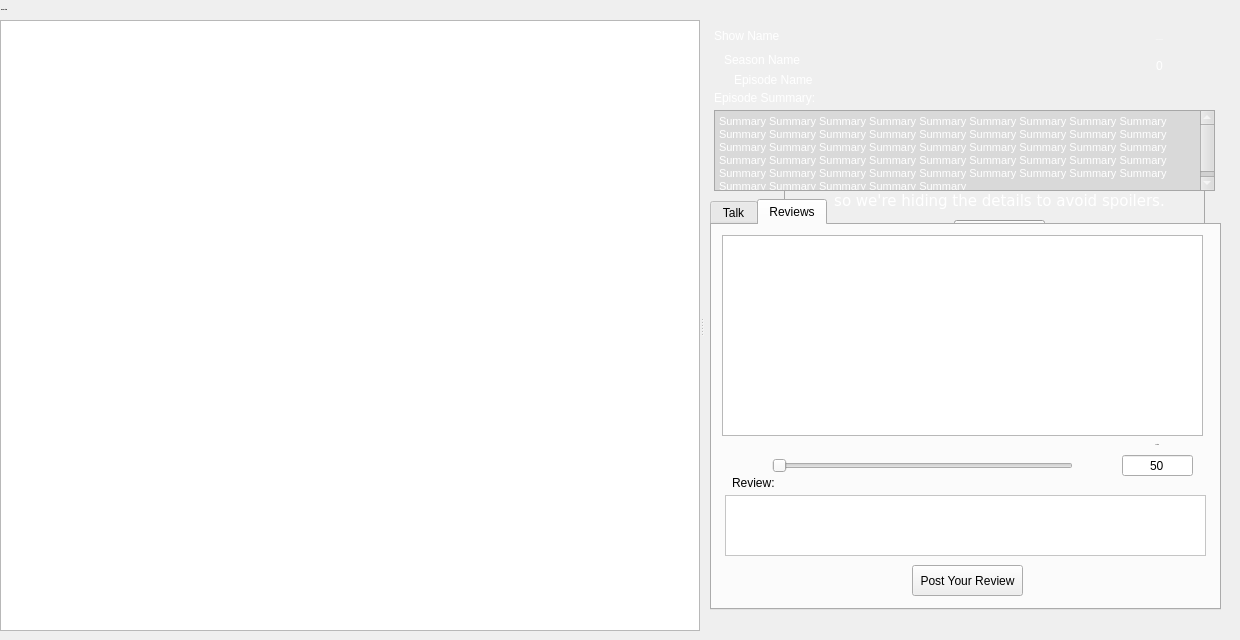
        <widget class="QWidget" name="page_5">
         <widget class="QLabel" name="mediaItemTopText">
          <property name="geometry">
           <rect>
            <x>1</x>
            <y>1</y>
            <width>87</width>
            <height>17</height>
           </rect>
          </property>
          <property name="maximumSize">
           <size>
            <width>16777215</width>
            <height>30</height>
           </size>
          </property>
          <property name="font">
           <font>
            <family>verdana</family>
            <pointsize>-1</pointsize>
            <weight>75</weight>
            <italic>false</italic>
            <bold>true</bold>
           </font>
          </property>
          <property name="text">
           <string>Media Item</string>
          </property>
         </widget>
         <widget class="QSplitter" name="mediaItemSplitter">
          <property name="geometry">
           <rect>
            <x>0</x>
            <y>20</y>
            <width>1231</width>
            <height>611</height>
           </rect>
          </property>
          <property name="orientation">
           <enum>Qt::Horizontal</enum>
          </property>
          <widget class="QTreeWidget" name="mediaItemTree">
           <property name="maximumSize">
            <size>
             <width>700</width>
             <height>16777215</height>
            </size>
           </property>
           <property name="headerHidden">
            <bool>true</bool>
           </property>
           <column>
            <property name="text">
             <string>Show</string>
            </property>
           </column>
          </widget>
          <widget class="QFrame" name="mediaItemFrame">
           <property name="palette">
            <palette>
             <active>
              <colorrole role="WindowText">
               <brush brushstyle="SolidPattern">
                <color alpha="255">
                 <red>255</red>
                 <green>255</green>
                 <blue>255</blue>
                </color>
               </brush>
              </colorrole>
              <colorrole role="Button">
               <brush brushstyle="SolidPattern">
                <color alpha="255">
                 <red>217</red>
                 <green>217</green>
                 <blue>217</blue>
                </color>
               </brush>
              </colorrole>
              <colorrole role="Light">
               <brush brushstyle="SolidPattern">
                <color alpha="255">
                 <red>0</red>
                 <green>0</green>
                 <blue>0</blue>
                </color>
               </brush>
              </colorrole>
              <colorrole role="Midlight">
               <brush brushstyle="SolidPattern">
                <color alpha="255">
                 <red>0</red>
                 <green>0</green>
                 <blue>0</blue>
                </color>
               </brush>
              </colorrole>
              <colorrole role="Dark">
               <brush brushstyle="SolidPattern">
                <color alpha="255">
                 <red>0</red>
                 <green>0</green>
                 <blue>0</blue>
                </color>
               </brush>
              </colorrole>
              <colorrole role="Mid">
               <brush brushstyle="SolidPattern">
                <color alpha="255">
                 <red>0</red>
                 <green>0</green>
                 <blue>0</blue>
                </color>
               </brush>
              </colorrole>
              <colorrole role="Text">
               <brush brushstyle="SolidPattern">
                <color alpha="255">
                 <red>255</red>
                 <green>255</green>
                 <blue>255</blue>
                </color>
               </brush>
              </colorrole>
              <colorrole role="BrightText">
               <brush brushstyle="SolidPattern">
                <color alpha="255">
                 <red>255</red>
                 <green>255</green>
                 <blue>255</blue>
                </color>
               </brush>
              </colorrole>
              <colorrole role="ButtonText">
               <brush brushstyle="SolidPattern">
                <color alpha="255">
                 <red>255</red>
                 <green>255</green>
                 <blue>255</blue>
                </color>
               </brush>
              </colorrole>
              <colorrole role="Base">
               <brush brushstyle="SolidPattern">
                <color alpha="255">
                 <red>217</red>
                 <green>217</green>
                 <blue>217</blue>
                </color>
               </brush>
              </colorrole>
              <colorrole role="Window">
               <brush brushstyle="SolidPattern">
                <color alpha="255">
                 <red>217</red>
                 <green>217</green>
                 <blue>217</blue>
                </color>
               </brush>
              </colorrole>
              <colorrole role="Shadow">
               <brush brushstyle="SolidPattern">
                <color alpha="255">
                 <red>0</red>
                 <green>0</green>
                 <blue>0</blue>
                </color>
               </brush>
              </colorrole>
              <colorrole role="AlternateBase">
               <brush brushstyle="SolidPattern">
                <color alpha="255">
                 <red>0</red>
                 <green>0</green>
                 <blue>0</blue>
                </color>
               </brush>
              </colorrole>
              <colorrole role="ToolTipBase">
               <brush brushstyle="SolidPattern">
                <color alpha="255">
                 <red>255</red>
                 <green>255</green>
                 <blue>220</blue>
                </color>
               </brush>
              </colorrole>
              <colorrole role="ToolTipText">
               <brush brushstyle="SolidPattern">
                <color alpha="255">
                 <red>0</red>
                 <green>0</green>
                 <blue>0</blue>
                </color>
               </brush>
              </colorrole>
             </active>
             <inactive>
              <colorrole role="WindowText">
               <brush brushstyle="SolidPattern">
                <color alpha="255">
                 <red>255</red>
                 <green>255</green>
                 <blue>255</blue>
                </color>
               </brush>
              </colorrole>
              <colorrole role="Button">
               <brush brushstyle="SolidPattern">
                <color alpha="255">
                 <red>217</red>
                 <green>217</green>
                 <blue>217</blue>
                </color>
               </brush>
              </colorrole>
              <colorrole role="Light">
               <brush brushstyle="SolidPattern">
                <color alpha="255">
                 <red>0</red>
                 <green>0</green>
                 <blue>0</blue>
                </color>
               </brush>
              </colorrole>
              <colorrole role="Midlight">
               <brush brushstyle="SolidPattern">
                <color alpha="255">
                 <red>0</red>
                 <green>0</green>
                 <blue>0</blue>
                </color>
               </brush>
              </colorrole>
              <colorrole role="Dark">
               <brush brushstyle="SolidPattern">
                <color alpha="255">
                 <red>0</red>
                 <green>0</green>
                 <blue>0</blue>
                </color>
               </brush>
              </colorrole>
              <colorrole role="Mid">
               <brush brushstyle="SolidPattern">
                <color alpha="255">
                 <red>0</red>
                 <green>0</green>
                 <blue>0</blue>
                </color>
               </brush>
              </colorrole>
              <colorrole role="Text">
               <brush brushstyle="SolidPattern">
                <color alpha="255">
                 <red>255</red>
                 <green>255</green>
                 <blue>255</blue>
                </color>
               </brush>
              </colorrole>
              <colorrole role="BrightText">
               <brush brushstyle="SolidPattern">
                <color alpha="255">
                 <red>255</red>
                 <green>255</green>
                 <blue>255</blue>
                </color>
               </brush>
              </colorrole>
              <colorrole role="ButtonText">
               <brush brushstyle="SolidPattern">
                <color alpha="255">
                 <red>255</red>
                 <green>255</green>
                 <blue>255</blue>
                </color>
               </brush>
              </colorrole>
              <colorrole role="Base">
               <brush brushstyle="SolidPattern">
                <color alpha="255">
                 <red>217</red>
                 <green>217</green>
                 <blue>217</blue>
                </color>
               </brush>
              </colorrole>
              <colorrole role="Window">
               <brush brushstyle="SolidPattern">
                <color alpha="255">
                 <red>217</red>
                 <green>217</green>
                 <blue>217</blue>
                </color>
               </brush>
              </colorrole>
              <colorrole role="Shadow">
               <brush brushstyle="SolidPattern">
                <color alpha="255">
                 <red>0</red>
                 <green>0</green>
                 <blue>0</blue>
                </color>
               </brush>
              </colorrole>
              <colorrole role="AlternateBase">
               <brush brushstyle="SolidPattern">
                <color alpha="255">
                 <red>0</red>
                 <green>0</green>
                 <blue>0</blue>
                </color>
               </brush>
              </colorrole>
              <colorrole role="ToolTipBase">
               <brush brushstyle="SolidPattern">
                <color alpha="255">
                 <red>255</red>
                 <green>255</green>
                 <blue>220</blue>
                </color>
               </brush>
              </colorrole>
              <colorrole role="ToolTipText">
               <brush brushstyle="SolidPattern">
                <color alpha="255">
                 <red>0</red>
                 <green>0</green>
                 <blue>0</blue>
                </color>
               </brush>
              </colorrole>
             </inactive>
             <disabled>
              <colorrole role="WindowText">
               <brush brushstyle="SolidPattern">
                <color alpha="255">
                 <red>0</red>
                 <green>0</green>
                 <blue>0</blue>
                </color>
               </brush>
              </colorrole>
              <colorrole role="Button">
               <brush brushstyle="SolidPattern">
                <color alpha="255">
                 <red>217</red>
                 <green>217</green>
                 <blue>217</blue>
                </color>
               </brush>
              </colorrole>
              <colorrole role="Light">
               <brush brushstyle="SolidPattern">
                <color alpha="255">
                 <red>0</red>
                 <green>0</green>
                 <blue>0</blue>
                </color>
               </brush>
              </colorrole>
              <colorrole role="Midlight">
               <brush brushstyle="SolidPattern">
                <color alpha="255">
                 <red>0</red>
                 <green>0</green>
                 <blue>0</blue>
                </color>
               </brush>
              </colorrole>
              <colorrole role="Dark">
               <brush brushstyle="SolidPattern">
                <color alpha="255">
                 <red>0</red>
                 <green>0</green>
                 <blue>0</blue>
                </color>
               </brush>
              </colorrole>
              <colorrole role="Mid">
               <brush brushstyle="SolidPattern">
                <color alpha="255">
                 <red>0</red>
                 <green>0</green>
                 <blue>0</blue>
                </color>
               </brush>
              </colorrole>
              <colorrole role="Text">
               <brush brushstyle="SolidPattern">
                <color alpha="255">
                 <red>0</red>
                 <green>0</green>
                 <blue>0</blue>
                </color>
               </brush>
              </colorrole>
              <colorrole role="BrightText">
               <brush brushstyle="SolidPattern">
                <color alpha="255">
                 <red>255</red>
                 <green>255</green>
                 <blue>255</blue>
                </color>
               </brush>
              </colorrole>
              <colorrole role="ButtonText">
               <brush brushstyle="SolidPattern">
                <color alpha="255">
                 <red>0</red>
                 <green>0</green>
                 <blue>0</blue>
                </color>
               </brush>
              </colorrole>
              <colorrole role="Base">
               <brush brushstyle="SolidPattern">
                <color alpha="255">
                 <red>217</red>
                 <green>217</green>
                 <blue>217</blue>
                </color>
               </brush>
              </colorrole>
              <colorrole role="Window">
               <brush brushstyle="SolidPattern">
                <color alpha="255">
                 <red>217</red>
                 <green>217</green>
                 <blue>217</blue>
                </color>
               </brush>
              </colorrole>
              <colorrole role="Shadow">
               <brush brushstyle="SolidPattern">
                <color alpha="255">
                 <red>0</red>
                 <green>0</green>
                 <blue>0</blue>
                </color>
               </brush>
              </colorrole>
              <colorrole role="AlternateBase">
               <brush brushstyle="SolidPattern">
                <color alpha="255">
                 <red>0</red>
                 <green>0</green>
                 <blue>0</blue>
                </color>
               </brush>
              </colorrole>
              <colorrole role="ToolTipBase">
               <brush brushstyle="SolidPattern">
                <color alpha="255">
                 <red>255</red>
                 <green>255</green>
                 <blue>220</blue>
                </color>
               </brush>
              </colorrole>
              <colorrole role="ToolTipText">
               <brush brushstyle="SolidPattern">
                <color alpha="255">
                 <red>0</red>
                 <green>0</green>
                 <blue>0</blue>
                </color>
               </brush>
              </colorrole>
             </disabled>
            </palette>
           </property>
           <widget class="QLabel" name="episodeName">
            <property name="geometry">
             <rect>
              <x>30</x>
              <y>50</y>
              <width>361</width>
              <height>20</height>
             </rect>
            </property>
            <property name="text">
             <string>Episode Name</string>
            </property>
           </widget>
           <widget class="QLabel" name="seasonName">
            <property name="geometry">
             <rect>
              <x>20</x>
              <y>30</y>
              <width>201</width>
              <height>20</height>
             </rect>
            </property>
            <property name="text">
             <string>Season Name</string>
            </property>
           </widget>
           <widget class="QLabel" name="showName">
            <property name="geometry">
             <rect>
              <x>10</x>
              <y>0</y>
              <width>381</width>
              <height>31</height>
             </rect>
            </property>
            <property name="text">
             <string>Show Name</string>
            </property>
           </widget>
           <widget class="QFrame" name="frame">
            <property name="geometry">
             <rect>
              <x>80</x>
              <y>110</y>
              <width>421</width>
              <height>121</height>
             </rect>
            </property>
            <property name="frameShape">
             <enum>QFrame::StyledPanel</enum>
            </property>
            <property name="frameShadow">
             <enum>QFrame::Raised</enum>
            </property>
            <widget class="QLabel" name="watchedWarning">
             <property name="geometry">
              <rect>
               <x>0</x>
               <y>0</y>
               <width>431</width>
               <height>81</height>
              </rect>
             </property>
             <property name="font">
              <font>
               <family>verdana</family>
               <pointsize>-1</pointsize>
               <weight>75</weight>
               <italic>false</italic>
               <bold>true</bold>
              </font>
             </property>
             <property name="text">
              <string>&lt;html&gt;&lt;head/&gt;&lt;body&gt;&lt;p align=&quot;center&quot;&gt;&lt;span style=&quot; font-size:12pt;&quot;&gt;Spoiler Alert!&lt;/span&gt;&lt;/p&gt;&lt;p align=&quot;center&quot;&gt;&lt;span style=&quot; font-size:11pt; font-weight:400;&quot;&gt;This episode hasn't been added to your watched list yet, &lt;/span&gt;&lt;/p&gt;&lt;p align=&quot;center&quot;&gt;&lt;span style=&quot; font-size:11pt; font-weight:400;&quot;&gt;so we're hiding the details to avoid spoilers.&lt;/span&gt;&lt;/p&gt;&lt;/body&gt;&lt;/html&gt;</string>
             </property>
             <property name="textFormat">
              <enum>Qt::RichText</enum>
             </property>
            </widget>
            <widget class="QPushButton" name="watchedConfirmButton">
             <property name="geometry">
              <rect>
               <x>170</x>
               <y>90</y>
               <width>91</width>
               <height>23</height>
              </rect>
             </property>
             <property name="text">
              <string>I've seen it!</string>
             </property>
            </widget>
            <zorder>watchedConfirmButton</zorder>
            <zorder>watchedWarning</zorder>
           </widget>
           <widget class="QTabWidget" name="commentTabWidget">
            <property name="geometry">
             <rect>
              <x>6</x>
              <y>179</y>
              <width>511</width>
              <height>411</height>
             </rect>
            </property>
            <property name="styleSheet">
             <string notr="true">QTextEdit {
background-color: white;
}</string>
            </property>
            <property name="currentIndex">
             <number>1</number>
            </property>
            <widget class="QWidget" name="talkTab">
             <attribute name="title">
              <string>Talk</string>
             </attribute>
             <widget class="QTextEdit" name="commentBox">
              <property name="geometry">
               <rect>
                <x>10</x>
                <y>260</y>
                <width>481</width>
                <height>71</height>
               </rect>
              </property>
             </widget>
             <widget class="QPushButton" name="commentButton">
              <property name="geometry">
               <rect>
                <x>210</x>
                <y>340</y>
                <width>101</width>
                <height>31</height>
               </rect>
              </property>
              <property name="text">
               <string>Post Your Reply</string>
              </property>
             </widget>
             <widget class="QTableWidget" name="commentTable">
              <property name="geometry">
               <rect>
                <x>10</x>
                <y>10</y>
                <width>481</width>
                <height>231</height>
               </rect>
              </property>
              <property name="editTriggers">
               <set>QAbstractItemView::NoEditTriggers</set>
              </property>
             </widget>
             <widget class="QLabel" name="commentBoxLabel">
              <property name="geometry">
               <rect>
                <x>10</x>
                <y>240</y>
                <width>61</width>
                <height>16</height>
               </rect>
              </property>
              <property name="text">
               <string>Comment:</string>
              </property>
             </widget>
            </widget>
            <widget class="QWidget" name="reviewTab">
             <attribute name="title">
              <string>Reviews</string>
             </attribute>
             <widget class="QPushButton" name="reviewButton">
              <property name="geometry">
               <rect>
                <x>200</x>
                <y>340</y>
                <width>111</width>
                <height>31</height>
               </rect>
              </property>
              <property name="text">
               <string>Post Your Review</string>
              </property>
             </widget>
             <widget class="QTextEdit" name="reviewCommentBox">
              <property name="geometry">
               <rect>
                <x>13</x>
                <y>270</y>
                <width>481</width>
                <height>61</height>
               </rect>
              </property>
             </widget>
             <widget class="QSlider" name="ratingMeter">
              <property name="geometry">
               <rect>
                <x>60</x>
                <y>230</y>
                <width>301</width>
                <height>22</height>
               </rect>
              </property>
              <property name="orientation">
               <enum>Qt::Horizontal</enum>
              </property>
             </widget>
             <widget class="QTableWidget" name="reviewTable">
              <property name="geometry">
               <rect>
                <x>10</x>
                <y>10</y>
                <width>481</width>
                <height>201</height>
               </rect>
              </property>
              <property name="editTriggers">
               <set>QAbstractItemView::NoEditTriggers</set>
              </property>
             </widget>
             <widget class="QLabel" name="thumbsUpIcon">
              <property name="geometry">
               <rect>
                <x>370</x>
                <y>220</y>
                <width>31</width>
                <height>31</height>
               </rect>
              </property>
              <property name="text">
               <string/>
              </property>
              <property name="pixmap">
               <pixmap resource="../Resources/resources.qrc">:/images/Images/thumbs_up.png</pixmap>
              </property>
             </widget>
             <widget class="QLabel" name="thumbsDownIcon">
              <property name="geometry">
               <rect>
                <x>20</x>
                <y>220</y>
                <width>31</width>
                <height>41</height>
               </rect>
              </property>
              <property name="text">
               <string/>
              </property>
              <property name="pixmap">
               <pixmap resource="../Resources/resources.qrc">:/images/Images/thumbs_down.png</pixmap>
              </property>
             </widget>
             <widget class="QLabel" name="ratingLabel">
              <property name="geometry">
               <rect>
                <x>410</x>
                <y>210</y>
                <width>71</width>
                <height>20</height>
               </rect>
              </property>
              <property name="font">
               <font>
                <family>verdana</family>
                <pointsize>-1</pointsize>
                <weight>50</weight>
                <italic>false</italic>
                <bold>false</bold>
               </font>
              </property>
              <property name="text">
               <string>Rating:</string>
              </property>
              <property name="alignment">
               <set>Qt::AlignCenter</set>
              </property>
             </widget>
             <widget class="QLabel" name="reviewCommentBoxLabel">
              <property name="geometry">
               <rect>
                <x>20</x>
                <y>250</y>
                <width>51</width>
                <height>16</height>
               </rect>
              </property>
              <property name="text">
               <string>Review:</string>
              </property>
             </widget>
             <widget class="QLineEdit" name="ratingNumber">
              <property name="geometry">
               <rect>
                <x>410</x>
                <y>230</y>
                <width>71</width>
                <height>21</height>
               </rect>
              </property>
              <property name="text">
               <string>50</string>
              </property>
              <property name="alignment">
               <set>Qt::AlignCenter</set>
              </property>
             </widget>
            </widget>
           </widget>
           <widget class="QLabel" name="overallRatingLabel">
            <property name="geometry">
             <rect>
              <x>400</x>
              <y>10</y>
              <width>111</width>
              <height>20</height>
             </rect>
            </property>
            <property name="font">
             <font>
              <family>verdana</family>
              <pointsize>-1</pointsize>
              <weight>50</weight>
              <italic>false</italic>
              <bold>false</bold>
             </font>
            </property>
            <property name="frameShape">
             <enum>QFrame::NoFrame</enum>
            </property>
            <property name="text">
             <string>Overall Rating:</string>
            </property>
            <property name="alignment">
             <set>Qt::AlignCenter</set>
            </property>
           </widget>
           <widget class="QLabel" name="episodeRatingNum">
            <property name="geometry">
             <rect>
              <x>400</x>
              <y>30</y>
              <width>111</width>
              <height>31</height>
             </rect>
            </property>
            <property name="frameShape">
             <enum>QFrame::NoFrame</enum>
            </property>
            <property name="text">
             <string>0</string>
            </property>
            <property name="alignment">
             <set>Qt::AlignCenter</set>
            </property>
           </widget>
           <widget class="QTextEdit" name="episodeSummary">
            <property name="geometry">
             <rect>
              <x>10</x>
              <y>90</y>
              <width>501</width>
              <height>81</height>
             </rect>
            </property>
            <property name="readOnly">
             <bool>true</bool>
            </property>
            <property name="html">
             <string>&lt;!DOCTYPE HTML PUBLIC &quot;-//W3C//DTD HTML 4.0//EN&quot; &quot;http://www.w3.org/TR/REC-html40/strict.dtd&quot;&gt;
&lt;html&gt;&lt;head&gt;&lt;meta name=&quot;qrichtext&quot; content=&quot;1&quot; /&gt;&lt;style type=&quot;text/css&quot;&gt;
p, li { white-space: pre-wrap; }
&lt;/style&gt;&lt;/head&gt;&lt;body style=&quot; font-family:'tahoma'; font-size:12px; font-weight:400; font-style:normal;&quot;&gt;
&lt;p style=&quot; margin-top:0px; margin-bottom:0px; margin-left:0px; margin-right:0px; -qt-block-indent:0; text-indent:0px;&quot;&gt;&lt;span style=&quot; font-family:'MS Shell Dlg 2'; font-size:8.25pt;&quot;&gt;Summary Summary Summary Summary Summary Summary Summary Summary Summary Summary Summary Summary Summary Summary Summary Summary Summary Summary Summary Summary Summary Summary Summary Summary Summary Summary Summary Summary Summary Summary Summary Summary Summary Summary Summary Summary Summary Summary Summary Summary Summary Summary Summary Summary Summary Summary Summary Summary Summary Summary&lt;/span&gt;&lt;/p&gt;&lt;/body&gt;&lt;/html&gt;</string>
            </property>
           </widget>
           <widget class="QLabel" name="episodeSummaryLabel">
            <property name="geometry">
             <rect>
              <x>10</x>
              <y>70</y>
              <width>151</width>
              <height>16</height>
             </rect>
            </property>
            <property name="text">
             <string>Episode Summary:</string>
            </property>
           </widget>
          </widget>
         </widget>
        </widget>
